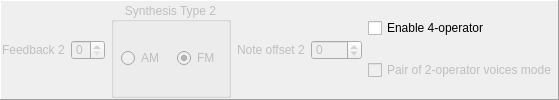
              <widget class="QFrame" name="frame">
               <property name="sizePolicy">
                <sizepolicy hsizetype="Preferred" vsizetype="Maximum">
                 <horstretch>0</horstretch>
                 <verstretch>0</verstretch>
                </sizepolicy>
               </property>
               <property name="frameShape">
                <enum>QFrame::Panel</enum>
               </property>
               <property name="frameShadow">
                <enum>QFrame::Raised</enum>
               </property>
               <layout class="QHBoxLayout" name="horizontalLayout_10">
                <property name="sizeConstraint">
                 <enum>QLayout::SetMinimumSize</enum>
                </property>
                <property name="leftMargin">
                 <number>1</number>
                </property>
                <property name="topMargin">
                 <number>1</number>
                </property>
                <property name="rightMargin">
                 <number>1</number>
                </property>
                <property name="bottomMargin">
                 <number>1</number>
                </property>
                <item>
                 <widget class="QFrame" name="feedback2_zone">
                  <property name="sizePolicy">
                   <sizepolicy hsizetype="Maximum" vsizetype="Preferred">
                    <horstretch>0</horstretch>
                    <verstretch>0</verstretch>
                   </sizepolicy>
                  </property>
                  <layout class="QHBoxLayout" name="horizontalLayout_9">
                   <property name="sizeConstraint">
                    <enum>QLayout::SetMinimumSize</enum>
                   </property>
                   <property name="leftMargin">
                    <number>0</number>
                   </property>
                   <property name="topMargin">
                    <number>0</number>
                   </property>
                   <property name="rightMargin">
                    <number>0</number>
                   </property>
                   <property name="bottomMargin">
                    <number>0</number>
                   </property>
                   <item>
                    <widget class="QLabel" name="feedback2label">
                     <property name="enabled">
                      <bool>false</bool>
                     </property>
                     <property name="toolTip">
                      <string>&lt;html&gt;&lt;head/&gt;&lt;body&gt;&lt;p&gt;&lt;span style=&quot; font-weight:600;&quot;&gt;FeedBack Modulation Factor&lt;/span&gt;&lt;/p&gt;&lt;p&gt;If 0, no feedback is present. If 1-7, operator 1 will send a portion of its output back into itself.&lt;/p&gt;&lt;table border=&quot;1&quot; style=&quot; margin-top:0px; margin-bottom:0px; margin-left:0px; margin-right:0px;&quot; cellspacing=&quot;0&quot; cellpadding=&quot;0&quot;&gt;&lt;tr&gt;&lt;td&gt;&lt;p align=&quot;center&quot;&gt;&lt;span style=&quot; font-weight:600;&quot;&gt;FeedBack&lt;/span&gt;&lt;/p&gt;&lt;/td&gt;&lt;td&gt;&lt;p align=&quot;center&quot;&gt;&lt;span style=&quot; font-weight:600;&quot;&gt;Factor&lt;/span&gt;&lt;/p&gt;&lt;/td&gt;&lt;/tr&gt;&lt;tr&gt;&lt;td&gt;&lt;p align=&quot;center&quot;&gt;0&lt;/p&gt;&lt;/td&gt;&lt;td&gt;&lt;p align=&quot;center&quot;&gt;0&lt;/p&gt;&lt;/td&gt;&lt;/tr&gt;&lt;tr&gt;&lt;td&gt;&lt;p align=&quot;center&quot;&gt;1&lt;/p&gt;&lt;/td&gt;&lt;td&gt;&lt;p align=&quot;center&quot;&gt;n/16&lt;/p&gt;&lt;/td&gt;&lt;/tr&gt;&lt;tr&gt;&lt;td&gt;&lt;p align=&quot;center&quot;&gt;2&lt;/p&gt;&lt;/td&gt;&lt;td&gt;&lt;p align=&quot;center&quot;&gt;n/8&lt;/p&gt;&lt;/td&gt;&lt;/tr&gt;&lt;tr&gt;&lt;td&gt;&lt;p align=&quot;center&quot;&gt;3&lt;/p&gt;&lt;/td&gt;&lt;td&gt;&lt;p align=&quot;center&quot;&gt;n/4&lt;/p&gt;&lt;/td&gt;&lt;/tr&gt;&lt;tr&gt;&lt;td&gt;&lt;p align=&quot;center&quot;&gt;4&lt;/p&gt;&lt;/td&gt;&lt;td&gt;&lt;p align=&quot;center&quot;&gt;n/2&lt;/p&gt;&lt;/td&gt;&lt;/tr&gt;&lt;tr&gt;&lt;td&gt;&lt;p align=&quot;center&quot;&gt;5&lt;/p&gt;&lt;/td&gt;&lt;td&gt;&lt;p align=&quot;center&quot;&gt;n&lt;/p&gt;&lt;/td&gt;&lt;/tr&gt;&lt;tr&gt;&lt;td&gt;&lt;p align=&quot;center&quot;&gt;6&lt;/p&gt;&lt;/td&gt;&lt;td&gt;&lt;p align=&quot;center&quot;&gt;2.n&lt;/p&gt;&lt;/td&gt;&lt;/tr&gt;&lt;tr&gt;&lt;td&gt;&lt;p align=&quot;center&quot;&gt;7&lt;/p&gt;&lt;/td&gt;&lt;td&gt;&lt;p align=&quot;center&quot;&gt;4.n&lt;/p&gt;&lt;/td&gt;&lt;/tr&gt;&lt;/table&gt;&lt;p&gt;When in four-operator mode, the FeedBack value is used only by Operator 1, value of Operators 2, 3 and 4 is ignored.&lt;/p&gt;&lt;/body&gt;&lt;/html&gt;</string>
                     </property>
                     <property name="text">
                      <string>Feedback 2</string>
                     </property>
                    </widget>
                   </item>
                   <item>
                    <widget class="QSpinBox" name="feedback2">
                     <property name="enabled">
                      <bool>false</bool>
                     </property>
                     <property name="maximumSize">
                      <size>
                       <width>60</width>
                       <height>20</height>
                      </size>
                     </property>
                     <property name="toolTip">
                      <string>&lt;html&gt;&lt;head/&gt;&lt;body&gt;&lt;p&gt;&lt;span style=&quot; font-weight:600;&quot;&gt;FeedBack Modulation Factor&lt;/span&gt;&lt;/p&gt;&lt;p&gt;If 0, no feedback is present. If 1-7, operator 1 will send a portion of its output back into itself.&lt;/p&gt;&lt;table border=&quot;1&quot; style=&quot; margin-top:0px; margin-bottom:0px; margin-left:0px; margin-right:0px;&quot; cellspacing=&quot;0&quot; cellpadding=&quot;0&quot;&gt;&lt;tr&gt;&lt;td&gt;&lt;p align=&quot;center&quot;&gt;&lt;span style=&quot; font-weight:600;&quot;&gt;FeedBack&lt;/span&gt;&lt;/p&gt;&lt;/td&gt;&lt;td&gt;&lt;p align=&quot;center&quot;&gt;&lt;span style=&quot; font-weight:600;&quot;&gt;Factor&lt;/span&gt;&lt;/p&gt;&lt;/td&gt;&lt;/tr&gt;&lt;tr&gt;&lt;td&gt;&lt;p align=&quot;center&quot;&gt;0&lt;/p&gt;&lt;/td&gt;&lt;td&gt;&lt;p align=&quot;center&quot;&gt;0&lt;/p&gt;&lt;/td&gt;&lt;/tr&gt;&lt;tr&gt;&lt;td&gt;&lt;p align=&quot;center&quot;&gt;1&lt;/p&gt;&lt;/td&gt;&lt;td&gt;&lt;p align=&quot;center&quot;&gt;n/16&lt;/p&gt;&lt;/td&gt;&lt;/tr&gt;&lt;tr&gt;&lt;td&gt;&lt;p align=&quot;center&quot;&gt;2&lt;/p&gt;&lt;/td&gt;&lt;td&gt;&lt;p align=&quot;center&quot;&gt;n/8&lt;/p&gt;&lt;/td&gt;&lt;/tr&gt;&lt;tr&gt;&lt;td&gt;&lt;p align=&quot;center&quot;&gt;3&lt;/p&gt;&lt;/td&gt;&lt;td&gt;&lt;p align=&quot;center&quot;&gt;n/4&lt;/p&gt;&lt;/td&gt;&lt;/tr&gt;&lt;tr&gt;&lt;td&gt;&lt;p align=&quot;center&quot;&gt;4&lt;/p&gt;&lt;/td&gt;&lt;td&gt;&lt;p align=&quot;center&quot;&gt;n/2&lt;/p&gt;&lt;/td&gt;&lt;/tr&gt;&lt;tr&gt;&lt;td&gt;&lt;p align=&quot;center&quot;&gt;5&lt;/p&gt;&lt;/td&gt;&lt;td&gt;&lt;p align=&quot;center&quot;&gt;n&lt;/p&gt;&lt;/td&gt;&lt;/tr&gt;&lt;tr&gt;&lt;td&gt;&lt;p align=&quot;center&quot;&gt;6&lt;/p&gt;&lt;/td&gt;&lt;td&gt;&lt;p align=&quot;center&quot;&gt;2.n&lt;/p&gt;&lt;/td&gt;&lt;/tr&gt;&lt;tr&gt;&lt;td&gt;&lt;p align=&quot;center&quot;&gt;7&lt;/p&gt;&lt;/td&gt;&lt;td&gt;&lt;p align=&quot;center&quot;&gt;4.n&lt;/p&gt;&lt;/td&gt;&lt;/tr&gt;&lt;/table&gt;&lt;p&gt;When in four-operator mode, the FeedBack value is used only by Operator 1, value of Operators 2, 3 and 4 is ignored.&lt;/p&gt;&lt;/body&gt;&lt;/html&gt;</string>
                     </property>
                     <property name="maximum">
                      <number>7</number>
                     </property>
                    </widget>
                   </item>
                  </layout>
                 </widget>
                </item>
                <item>
                 <widget class="QGroupBox" name="connect2">
                  <property name="enabled">
                   <bool>false</bool>
                  </property>
                  <property name="sizePolicy">
                   <sizepolicy hsizetype="Maximum" vsizetype="Preferred">
                    <horstretch>0</horstretch>
                    <verstretch>0</verstretch>
                   </sizepolicy>
                  </property>
                  <property name="toolTip">
                   <string>&lt;html&gt;&lt;head/&gt;&lt;body&gt;&lt;p&gt;&lt;span style=&quot; font-weight:600;&quot;&gt;Synthesis Type.&lt;/span&gt;&lt;/p&gt;&lt;p&gt;AM (1) = Additive synthesis, FM (0) = Frequency Modulation&lt;br/&gt;In four-operator mode, there are two bits controlling the synthesis type. Both are the bit 0 of register C0, one of Operators 1 and 2 and the second of Operators 3 and 4. &lt;/p&gt;
&lt;table border=&quot;1&quot; style=&quot; margin-top:0px; margin-bottom:0px; margin-left:0px; margin-right:0px;&quot; cellspacing=&quot;0&quot; cellpadding=&quot;0&quot;&gt;
&lt;tr&gt;&lt;th&gt;Op 1&amp;amp;2&lt;/th&gt;&lt;th&gt;Op 3&amp;amp;4 &lt;/th&gt;&lt;th&gt;Type&lt;/th&gt;&lt;/tr&gt;
&lt;tr&gt;&lt;td&gt;0&lt;/td&gt;&lt;td&gt;NONE&lt;/td&gt;&lt;td&gt;FM&lt;/td&gt;&lt;/tr&gt;
&lt;tr&gt;&lt;td&gt;1&lt;/td&gt;&lt;td&gt;NONE&lt;/td&gt;&lt;td&gt;AM&lt;/td&gt;&lt;/tr&gt;
&lt;tr&gt;&lt;td&gt;0&lt;/td&gt;&lt;td&gt;0&lt;/td&gt;&lt;td&gt;FM-FM&lt;/td&gt;&lt;/tr&gt;
&lt;tr&gt;&lt;td&gt;1&lt;/td&gt;&lt;td&gt;0&lt;/td&gt;&lt;td&gt;AM-FM&lt;/td&gt;&lt;/tr&gt;
&lt;tr&gt;&lt;td&gt;0&lt;/td&gt;&lt;td&gt;1&lt;/td&gt;&lt;td&gt;FM-AM&lt;/td&gt;&lt;/tr&gt;
&lt;tr&gt;&lt;td&gt;1&lt;/td&gt;&lt;td&gt;1&lt;/td&gt;&lt;td&gt;AM-AM&lt;/td&gt;&lt;/tr&gt;
&lt;/table&gt;
&lt;/body&gt;&lt;/html&gt;</string>
                  </property>
                  <property name="title">
                   <string>Synthesis Type 2</string>
                  </property>
                  <property name="alignment">
                   <set>Qt::AlignCenter</set>
                  </property>
                  <layout class="QHBoxLayout" name="horizontalLayout_2">
                   <property name="sizeConstraint">
                    <enum>QLayout::SetMinimumSize</enum>
                   </property>
                   <property name="leftMargin">
                    <number>0</number>
                   </property>
                   <property name="topMargin">
                    <number>0</number>
                   </property>
                   <property name="rightMargin">
                    <number>0</number>
                   </property>
                   <property name="bottomMargin">
                    <number>0</number>
                   </property>
                   <item>
                    <widget class="QRadioButton" name="am2">
                     <property name="sizePolicy">
                      <sizepolicy hsizetype="Maximum" vsizetype="Fixed">
                       <horstretch>0</horstretch>
                       <verstretch>0</verstretch>
                      </sizepolicy>
                     </property>
                     <property name="minimumSize">
                      <size>
                       <width>0</width>
                       <height>18</height>
                      </size>
                     </property>
                     <property name="maximumSize">
                      <size>
                       <width>16777215</width>
                       <height>20</height>
                      </size>
                     </property>
                     <property name="text">
                      <string>AM</string>
                     </property>
                    </widget>
                   </item>
                   <item>
                    <widget class="QRadioButton" name="fm2">
                     <property name="sizePolicy">
                      <sizepolicy hsizetype="Maximum" vsizetype="Fixed">
                       <horstretch>0</horstretch>
                       <verstretch>0</verstretch>
                      </sizepolicy>
                     </property>
                     <property name="minimumSize">
                      <size>
                       <width>0</width>
                       <height>18</height>
                      </size>
                     </property>
                     <property name="maximumSize">
                      <size>
                       <width>16777215</width>
                       <height>20</height>
                      </size>
                     </property>
                     <property name="text">
                      <string>FM</string>
                     </property>
                     <property name="checked">
                      <bool>true</bool>
                     </property>
                    </widget>
                   </item>
                  </layout>
                 </widget>
                </item>
                <item>
                 <widget class="QFrame" name="noteoffset2_zone">
                  <property name="sizePolicy">
                   <sizepolicy hsizetype="Maximum" vsizetype="Preferred">
                    <horstretch>0</horstretch>
                    <verstretch>0</verstretch>
                   </sizepolicy>
                  </property>
                  <layout class="QHBoxLayout" name="horizontalLayout_8">
                   <property name="leftMargin">
                    <number>0</number>
                   </property>
                   <property name="topMargin">
                    <number>0</number>
                   </property>
                   <property name="rightMargin">
                    <number>0</number>
                   </property>
                   <property name="bottomMargin">
                    <number>0</number>
                   </property>
                   <item>
                    <widget class="QLabel" name="label_38">
                     <property name="enabled">
                      <bool>false</bool>
                     </property>
                     <property name="toolTip">
                      <string>&lt;html&gt;&lt;head/&gt;&lt;body&gt;&lt;p&gt;Offset second voice to one semi-tone (octave is 12 semi-tones) &lt;br/&gt;(0 is don't offset note. Value range from -127 to 127).&lt;/p&gt;&lt;p&gt;&lt;span style=&quot; text-decoration: underline;&quot;&gt;Pair of 2-operator voices mode only&lt;/span&gt;&lt;/p&gt;&lt;/body&gt;&lt;/html&gt;</string>
                     </property>
                     <property name="text">
                      <string>Note offset 2</string>
                     </property>
                    </widget>
                   </item>
                   <item>
                    <widget class="QSpinBox" name="noteOffset2">
                     <property name="enabled">
                      <bool>false</bool>
                     </property>
                     <property name="maximumSize">
                      <size>
                       <width>60</width>
                       <height>20</height>
                      </size>
                     </property>
                     <property name="toolTip">
                      <string>&lt;html&gt;&lt;head/&gt;&lt;body&gt;&lt;p&gt;Offset second voice to one semi-tone (octave is 12 semi-tones) &lt;br/&gt;(0 is don't offset note. Value range from -127 to 127).&lt;/p&gt;&lt;p&gt;&lt;span style=&quot; text-decoration: underline;&quot;&gt;Pair of 2-operator voices mode only&lt;/span&gt;&lt;/p&gt;&lt;/body&gt;&lt;/html&gt;</string>
                     </property>
                     <property name="minimum">
                      <number>-127</number>
                     </property>
                     <property name="maximum">
                      <number>127</number>
                     </property>
                    </widget>
                   </item>
                  </layout>
                 </widget>
                </item>
                <item>
                 <layout class="QVBoxLayout" name="verticalLayout_5">
                  <item>
                   <widget class="QCheckBox" name="op4mode">
                    <property name="maximumSize">
                     <size>
                      <width>16777215</width>
                      <height>20</height>
                     </size>
                    </property>
                    <property name="toolTip">
                     <string>&lt;html&gt;&lt;head/&gt;&lt;body&gt;&lt;p&gt;&lt;span style=&quot; font-weight:600;&quot;&gt;Enables 4-operators mode of OPL3 chip&lt;/span&gt;&lt;/p&gt;&lt;p&gt;(not supported on OPL2 chip, but &amp;quot;&lt;span style=&quot; text-decoration: underline;&quot;&gt;Pair of 2-operator voices&lt;/span&gt;&amp;quot; can be used)&lt;/p&gt;&lt;/body&gt;&lt;/html&gt;</string>
                    </property>
                    <property name="text">
                     <string>Enable 4-operator</string>
                    </property>
                   </widget>
                  </item>
                  <item>
                   <widget class="QCheckBox" name="doubleVoice">
                    <property name="enabled">
                     <bool>false</bool>
                    </property>
                    <property name="maximumSize">
                     <size>
                      <width>16777215</width>
                      <height>20</height>
                     </size>
                    </property>
                    <property name="toolTip">
                     <string>&lt;html&gt;&lt;head/&gt;&lt;body&gt;&lt;p&gt;&lt;span style=&quot; font-weight:600;&quot;&gt;Enables pseudo 4-operators mode&lt;/span&gt;&lt;/p&gt;&lt;p&gt;It's a pair of 2-operator voices which work independently from each other.&lt;br/&gt;Is possible to detune second voice and play both voices with different tones.&lt;/p&gt;&lt;p&gt;Mainly used in DMX OP2 files.&lt;br/&gt;This was needed for OPL2 chip which does not support 4 operators mode.&lt;/p&gt;&lt;/body&gt;&lt;/html&gt;</string>
                    </property>
                    <property name="text">
                     <string>Pair of 2-operator voices mode</string>
                    </property>
                   </widget>
                  </item>
                 </layout>
                </item>
               </layout>
              </widget>
